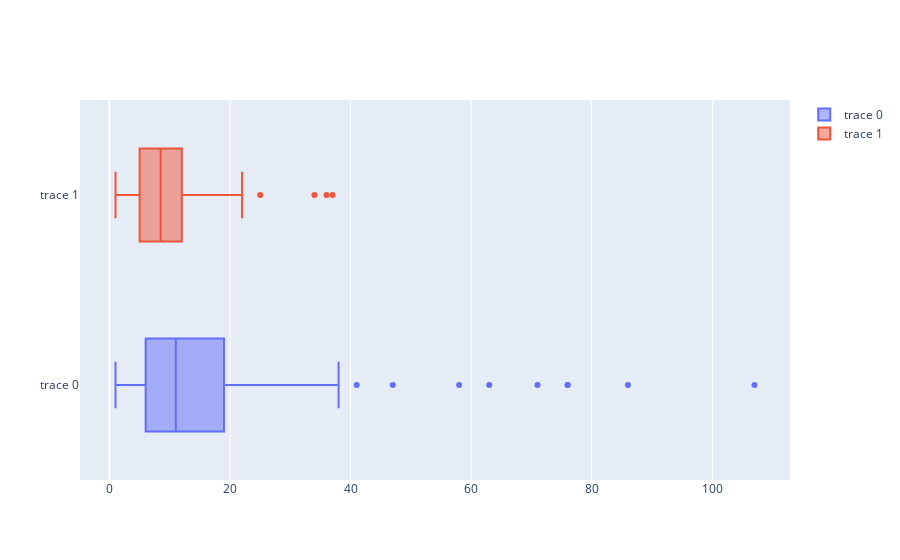

Write notebook code for a chart like this one.
### Code cell
fig = go.Figure()
# Use x instead of y argument for horizontal plot
x0 = pdf.loc[pdf['churn'] == 0]["session_cnt"]
x1 = pdf.loc[pdf['churn'] == 1]["session_cnt"]
fig.add_trace(go.Box(x=x0))
fig.add_trace(go.Box(x=x1))
# RECALL - 0 is not churn, and 1 is churn
fig.show()

### Figure 1 — Plotly figure (JSON) as saved in the notebook; plotly's stock layout.template omitted (floating-point values rounded to 4 significant figures; data arrays with more than 128 entries replaced by an {"elided": "..."} marker saying what was removed)
{"data": [{"type": "box", "x": {"elided": "173 int values"}}, {"type": "box", "x": [1, 10, 37, 6, 10, 5, 34, 6, 25, 4, 21, 20, 7, 1, 1, 6, 18, 5, 7, 9, 19, 10, 12, 8, 2, 11, 1, 22, 4, 12, 12, 1, 2, 7, 9, 7, 36, 12, 6, 3, 6, 5, 11, 10, 14, 1, 13, 9, 11, 7, 17, 4]}], "layout": {}}
